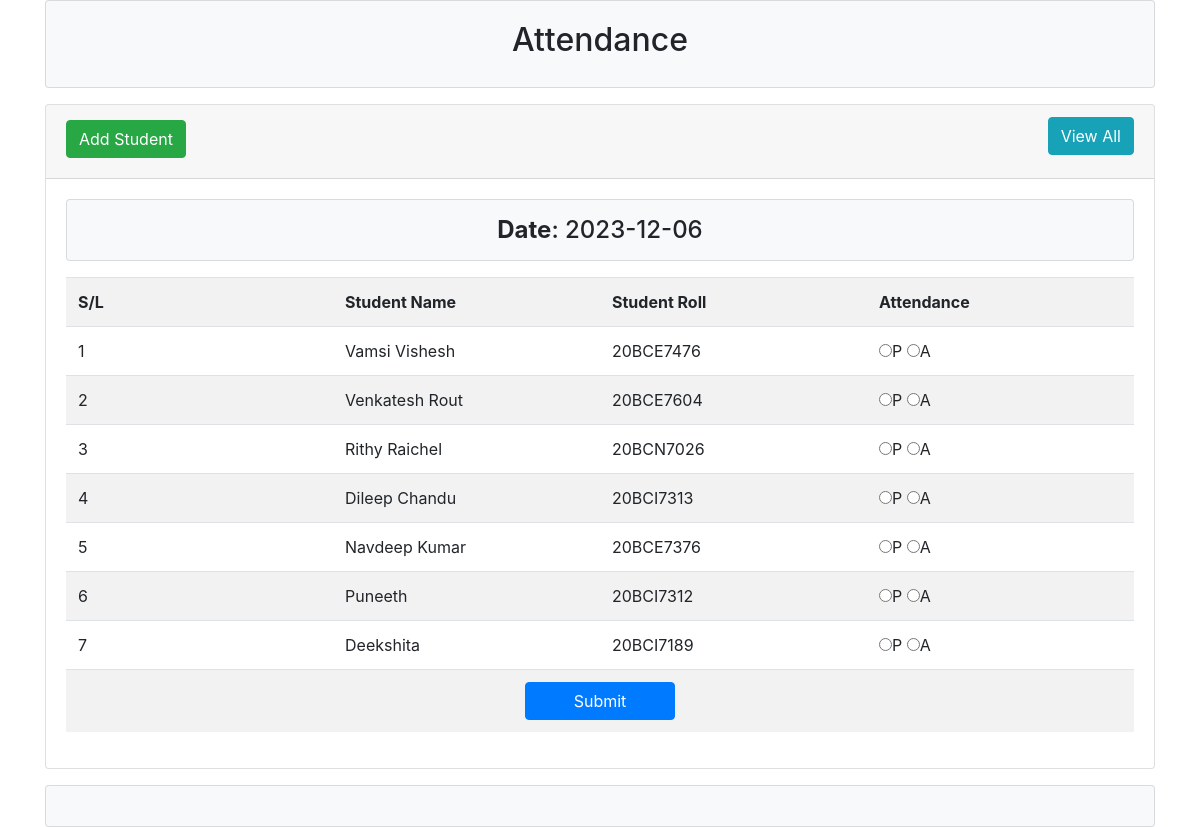
The app's page /Front-end/ATTD/index.php with its own data.
### tables this page shows
CREATE TABLE `tbl_student` (
  `id` int(11) NOT NULL,
  `name` varchar(255) NOT NULL,
  `roll` varchar(11) NOT NULL
);

### Front-end/ATTD/lib/Database.php (called while the page is built, shortened)
<?php
Class Database{
 public $host   = DB_HOST;
 public $user   = DB_USER;
 public $pass   = DB_PASS;
 public $dbname = DB_NAME;
 public $link;
private function connectDB(){
   $this->link = new mysqli($this->host, $this->user, $this->pass,
      $this->dbname);
   }
  public function select($query){
    $result = $this->link->query($query) or
       die($this->link->error.__LINE__);
      if($result->num_rows > 0){
        return $result;
      } else {
        return false;
      }
   }
}

### Front-end/ATTD/classes/Student.php (called while the page is built, shortened)
<?php
	$filepath = realpath(dirname(__FILE__));
	include_once ($filepath.'/../lib/Database.php');
?>
<?php
class Student{
	private $db;
	public function __construct(){
		$this->db = new Database();
	}
	public function getStudents(){
		$query = "SELECT * FROM tbl_student";
		$result = $this->db->select($query);
		return $result;
	}
}

### Front-end/ATTD/index.php (the view, shortened to what this page needs)
<?php
	include "inc/header.php";
	include "classes/Student.php";
	$stu = new Student();
?>
<?php
	$cur_date = date('Y-m-d');
?>
	<div class="container">
		<div class="card">
			<div class="card-header">
				<h2>
					<a class="btn btn-success" href="add.php">Add Student</a>
					<a class="btn btn-info float-right" href="date_view.php">View All</a>
				</h2>
			</div>
			<div class="card-body">
				<div class="card bg-light text-center mb-3">
					<h4 class="m-0 py-3"><strong>Date</strong>: <?php echo $cur_date; ?></h4>
				</div>
				<form action="" method="post">
					<table class="table table-striped">
						<tr>
							<th width="25%">S/L</th>
							<th width="25%">Student Name</th>
							<th width="25%">Student Roll</th>
							<th width="25%">Attendance</th>
						</tr>
<?php
	$getstudent = $stu->getStudents();
	if ($getstudent) {
		$i = 0;
		while ($value = $getstudent->fetch_assoc()) {
			$i++;
?>
						<tr>
							<td><?php echo $i; ?></td>
							<td><?php echo $value['name']; ?></td>
							<td><?php echo $value['roll']; ?></td>
							<td>
								<input type="radio" name="attend[<?php echo $value['roll']; ?>]" value="present">P
								<input type="radio" name="attend[<?php echo $value['roll']; ?>]" value="absent">A
							</td>
						</tr>
<?php } } ?>
						<tr>
							<td colspan="4" class="text-center">
								<input type="submit" name="submit" class="btn btn-primary px-5" value="Submit">
							</td>
						</tr>
					</table>
				</form>
			</div>
		</div>
	</div>
<?php include "inc/footer.php"; ?>

### Front-end/ATTD/inc/header.php (shortened to what this page needs)
<!DOCTYPE html>
<html lang="en">
<head>
	<link rel="stylesheet" type="text/css" href="https://stackpath.bootstrapcdn.com/bootstrap/4.2.1/css/bootstrap.min.css">
	<link rel="stylesheet" type="text/css" href="css/style.css">
</head>
<body>
	<div class="container mb-3">
		<div class="card card-body bg-light text-center">
			<h2>Attendance</h2>
		</div>
	</div>

### Front-end/ATTD/inc/footer.php
	<div class="container mt-3">
		<div class="card card-body bg-light text-center">
		</div>
	</div>
</body>
</html>

### records on screen
tbl_student: name "Vamsi Vishesh", roll "20BCE7476"
tbl_student: name "Venkatesh Rout", roll "20BCE7604"
tbl_student: name "Rithy Raichel", roll "20BCN7026"
tbl_student: name "Dileep Chandu", roll "20BCI7313"
tbl_student: name "Navdeep Kumar", roll "20BCE7376"
tbl_student: name "Puneeth", roll "20BCI7312"
tbl_student: name "Deekshita", roll "20BCI7189"
